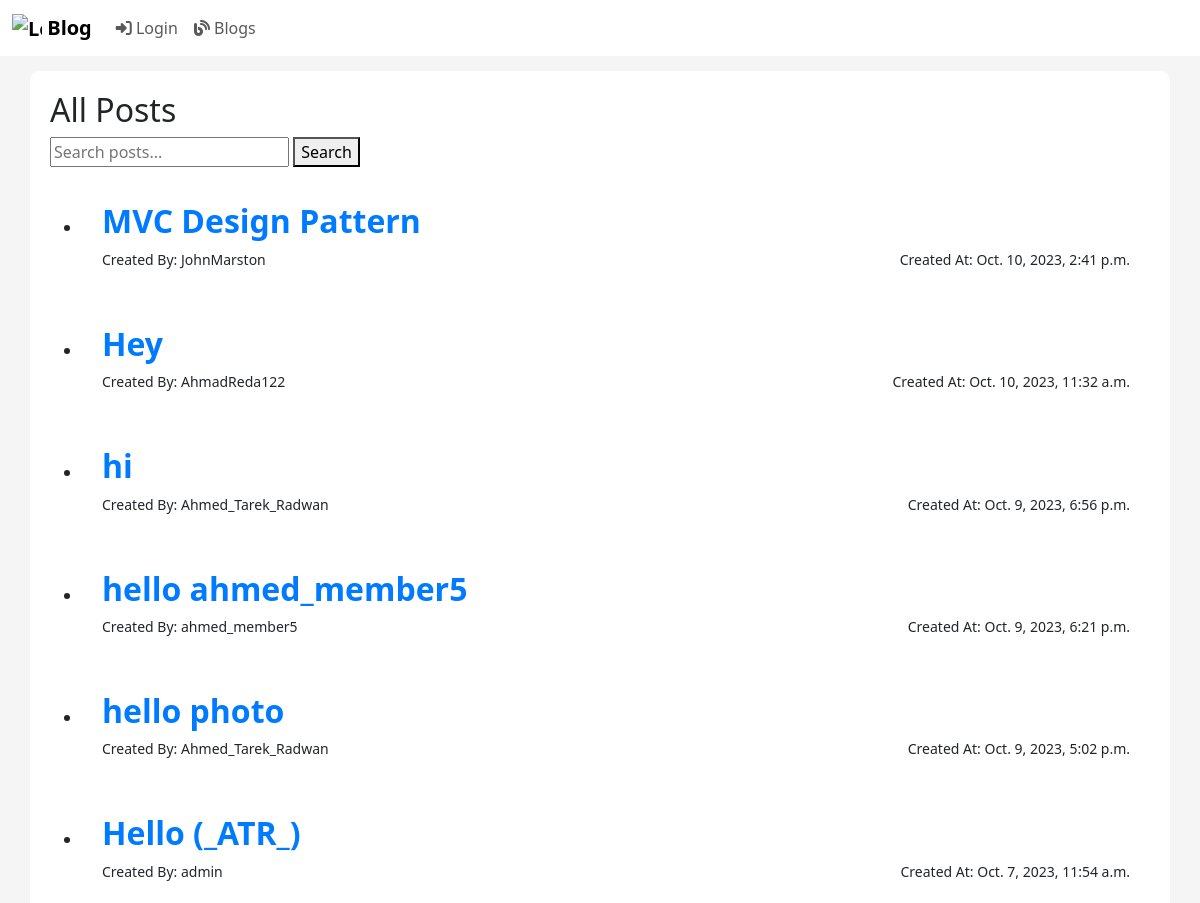
/publish/ (upper part), run on an earlier commit of the app's database.
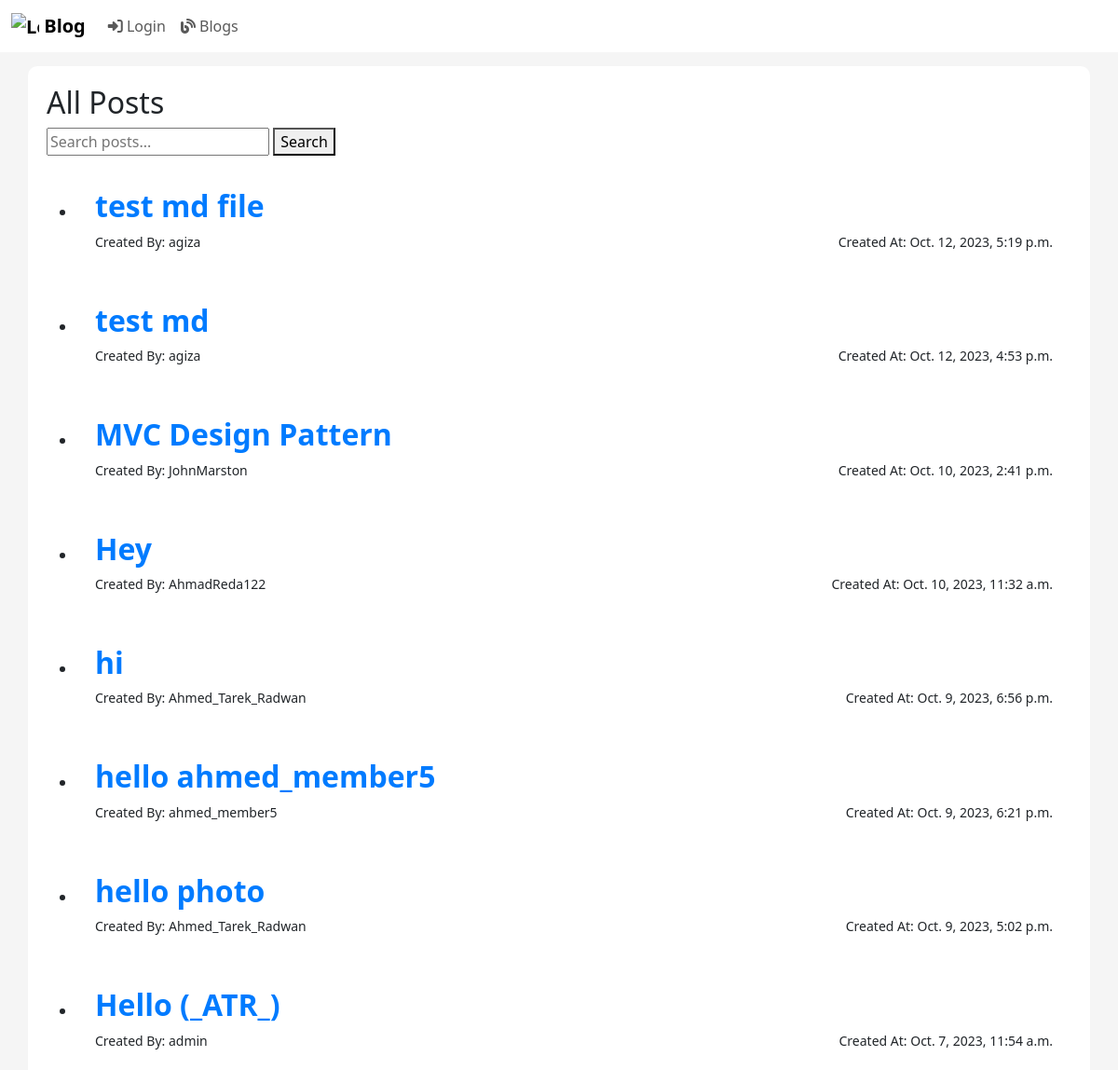
And on a later commit of the database.
### myApp/models.py (models this page shows, shortened)
class Blog(models.Model):
  ID = models.BigAutoField(auto_created = True, primary_key=True, verbose_name="ID")
  title = models.CharField(max_length=200)
  content = models.TextField()
  author = models.ForeignKey(User, on_delete=models.CASCADE, blank=False)
  created_at = models.DateTimeField(auto_now_add=True, blank=True)
  updated_at = models.DateTimeField(auto_now=True)
  is_draft = models.BooleanField(default=True)
  publish_status = models.CharField(max_length=10, choices=[('draft', 'Draft'), ('published', 'Published')], default='draft')
  tags = models.ManyToManyField(Tag,related_name="tag_posts")
  categories = models.ManyToManyField(Category)
  company = models.ForeignKey(Company, on_delete=models.SET_NULL, blank=True, null=True)

### myApp/views.py (the view)
# urls.py: path('publish/', views.publish_blog_post, name='publish_blog_post'),
def publish_blog_post(request):
    query = request.GET.get('q')
    posts = Blog.objects.filter(publish_status='published').order_by('-created_at')
    if query:
        posts = posts.filter(title__icontains=query)  # You can add more filters if needed
    return render(request, 'Blog/publish.html', {'posts': posts, 'query': query})

### myApp/templates/Blog/publish.html (shortened to what this page needs)
<!DOCTYPE html>
<html lang="en">
	{% load static %} {% load crispy_forms_tags %}
	<head>
		<link href="{% static 'css/bootstrap.css' %}" rel="stylesheet" />
		<link href="{% static 'css/home.css' %}" rel="stylesheet" />
	</head>
	<body>
{% include "Blog/blogNavBar.html" %}
<div class="container">
    <h2 class="page-title">All Posts</h2>
    <form method="get" class="search-form">
        <input type="text" name="q" placeholder="Search posts..." {% if query %}value="{{ query }}"{% endif %}>
        <button type="submit">Search</button>
    </form>
    <ul class="post-list">
        {% for post in posts %}
        <li class="container-sm container">
            <h2><a href="{% url "blogPage" id=post.ID %}">{{ post.title }}</a></h2>
            <div class="little">
                <div>Created By: {{ post.author.username }}</div>
                <div>Created At: {{ post.created_at }}</div>
            </div>
        </li>
        {% endfor %}
    </ul>
</div>
    </body>
</html>

What changed in the data, as far as the page shows it:
added Blog: title "test md file", author.username "agiza", created_at "Oct. 12, 2023, 5:19 p.m."
added Blog: title "test md", author.username "agiza", created_at "Oct. 12, 2023, 4:53 p.m."
